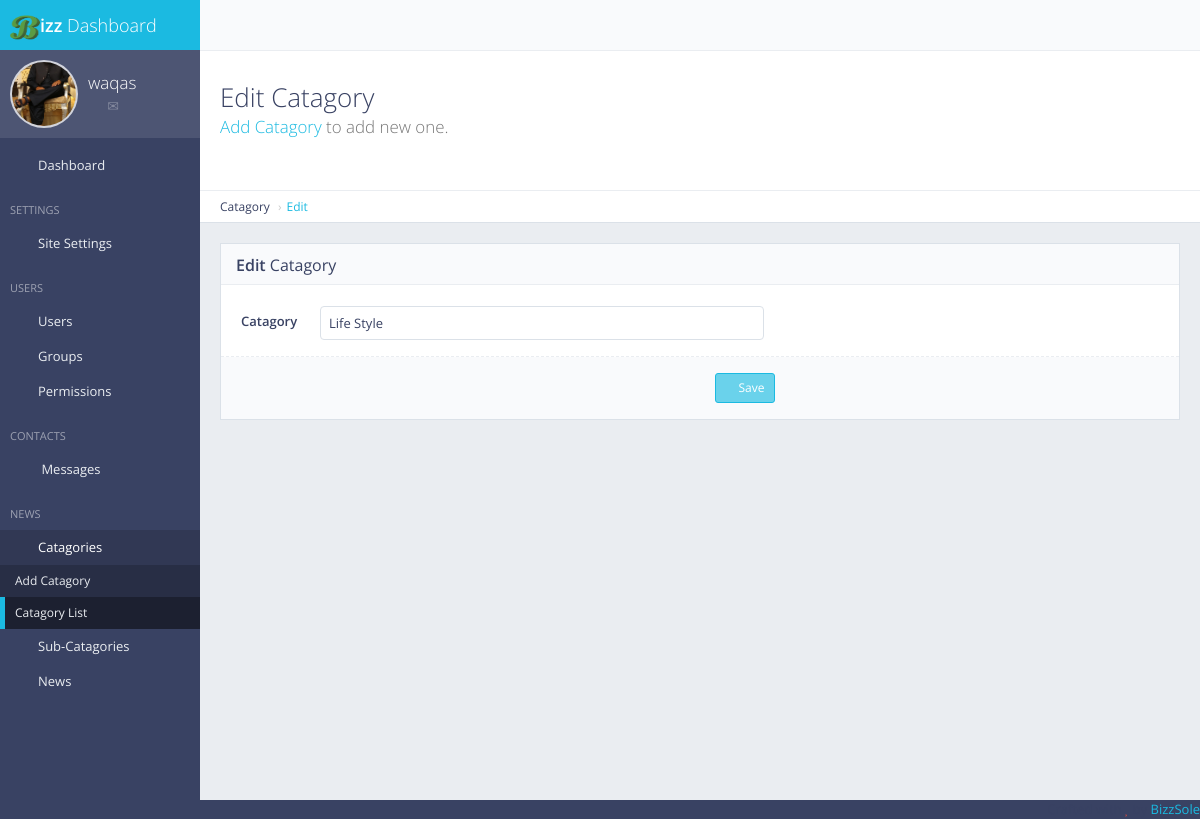
/panel/catagory/edit/1 (signed in), run on the app's committed database.
### usermanager/models.py (models this page shows, shortened)
class Usermanager(models.Model):
    class Userstatus(models.TextChoices):
        Active = 'Active'
        Inactive = 'Inactive'
    username = models.CharField(max_length=50)
    user_firstname = models.CharField(max_length=30)
    user_lastname = models.CharField(max_length=30)
    user_email = models.EmailField()
    user_contact = models.CharField(max_length=50)
    user_biography = models.TextField()
    user_address = models.TextField()
    user_doj = models.DateTimeField(default=datetime.now)
    user_image = models.ImageField(upload_to='pics', default='media/pics/avatar.jpg')
    user_status = models.CharField(max_length=8, choices=Userstatus.choices, default=Userstatus.Active)
    user_posts = models.IntegerField(default=0)

### catagory/models.py (models this page shows, shortened)
class Catagory(models.Model):
    catagory = models.CharField(max_length=50)
    news_count = models.IntegerField(default=0)

### catagory/views.py (the view)
# urls.py: path('panel/catagory/edit/<pk>', views.catagory_edit, name='catagory_edit')
def catagory_edit(request, pk):
    if not request.user.is_authenticated:
        return redirect('mylogin')
    catagory = Catagory.objects.get(pk=pk)
    if request.method == 'POST':
        save_catagory(request, 'edit', pk)
        if error_message != '':
            return error(request, error_message)
        else:
            return redirect('catagory_list')
    return render(request, 'catagory_edit.html', {
        'site_name':site_name,
        'site_icon':site_icon,
        'catagory':catagory,
        'unread_contacts':unread_contacts,
        'user_name':request.user.username,
        'activeuser':Usermanager.objects.filter(username=request.user.username)
        })

### main/templatetags/access_permission.py (called while the page is built)
@register.filter(name='has_group')
def has_group(user, group_name):
    return user.groups.filter(name=group_name).exists()

### templates/catagory_edit.html (shortened to what this page needs)
{% extends 'panelmaster.html' %}
{% load static %}
{% block mainblock %}
<div class="content-header">
    <div class="header-section">
        <h1>
            <i class="fa fa-table"></i>Edit Catagory<br><small><p><a href="/panel/catagory/add">Add Catagory</a> to add new one.</p></small>
        </h1>
    </div>
</div>
<ul class="breadcrumb breadcrumb-top">
    <li>Catagory</li>
    <li><a href="">Edit</a></li>
</ul>
<div class="row">
    <div class="col-md-12">
        <div class="block">
            <div class="block-title">
                <h2><strong>Edit</strong> Catagory</h2>
            </div>
            <form action="{% url 'catagory_edit' pk=catagory.pk %}" method="post" enctype="multipart/form-data" class="form-horizontal form-bordered">
                <div class="form-group">
                    <label class="col-md-1 control-label" for="catagory_name">Catagory</label>
                    <div class="col-md-6">
                        <input type="text" value="{{catagory.catagory}}" id="catagory_name" name="catagory_name" class="form-control" placeholder="Catagory name">
                    </div>
                </div>
                <div class="form-group form-actions">
                    <div class="col-md-9 col-md-offset-6">
                        <button type="submit" class="btn btn-sm btn-primary"><i class="fa fa-angle-right"></i> Save</button>
                    </div>
                </div>
            </form>
        </div>
    </div>
</div>
</div>
{% endblock %}

### templates/panelmaster.html (shortened to what this page needs)
{% load static %}
{% load access_permission %}
<!DOCTYPE html>
 <html class="no-js" lang="en">
    <head>
        <link rel="stylesheet" href="{% static 'panel/css/bootstrap.min.css' %}">
        <link rel="stylesheet" href="{% static 'panel/css/plugins.css' %}">
        <link rel="stylesheet" href="{% static 'panel/css/main.css' %}">
        <link rel="stylesheet" href="{% static 'panel/css/themes.css' %}">
    </head>
    <body>
        <div id="page-wrapper">
            <div id="page-container" class="sidebar-partial sidebar-visible-lg sidebar-no-animations">
                <div id="sidebar">
                    <div id="sidebar-scroll">
                        <div class="sidebar-content">
                            <a href="" class="sidebar-brand">
                                <img style="width:30px; height:25px;" src="{{site_icon.url}}" alt="Bizz"></i><span class="sidebar-nav-mini-hide"><strong>izz </strong>Dashboard</span>
                            </a>
                            <div class="sidebar-section sidebar-user clearfix sidebar-nav-mini-hide">
                                <div class="sidebar-user-avatar">
                                    <a href="#">
                                        {% for activeuser in activeuser %}
                                        <img style="object-fit:cover;" src="{{activeuser.user_image.url}}" alt="user image">
                                        {% endfor %}
                                    </a>
                                </div>
                                <div class="sidebar-user-name">{{user_name}}</div>
                                <div class="sidebar-user-links">
                                    <a href="page_ready_user_profile.html" data-toggle="tooltip" data-placement="bottom" title="Profile"><i class="gi gi-user"></i></a>
                                    <a href="page_ready_inbox.html" data-toggle="tooltip" data-placement="bottom" title="Messages"><i class="gi gi-envelope"></i></a>
                                    <a href="javascript:void(0)" class="enable-tooltip" data-placement="bottom" title="Settings" onclick="$('#modal-user-settings').modal('show');"><i class="gi gi-cogwheel"></i></a>
                                    <a href="/login" data-toggle="tooltip" data-placement="bottom" title="Logout"><i class="gi gi-exit"></i></a>
                                </div>
                            </div>
                            <ul class="sidebar-nav">
                                <li>
                                    <a id="dashboard" href="/panel/"><i class="gi gi-stopwatch sidebar-nav-icon"></i><span class="sidebar-nav-mini-hide">Dashboard</span></a>
                                </li>
                                {% if request.user|has_group:'Super User' %}
                                <li class="sidebar-header">
                                    <span class="sidebar-header-title">Settings</span>
                                </li>
                                <li>
                                    <a id="site_settings" href="/panel/settings"><i class="gi gi-show_big_thumbnails sidebar-nav-icon"></i><span>Site Settings</span></a>
                                </li>
                                {% endif %}
                                {% if request.user|has_group:'Super User' %}
                                <li class="sidebar-header">
                                    <span class="sidebar-header-title">Users</span>
                                </li>
                                <li>
                                    <a id="user_list" href="/panel/users/list"><i class="gi gi-show_big_thumbnails sidebar-nav-icon"></i><span>Users</span></a>
                                </li>
                                <li>
                                    <a id="user_group" href="/panel/users/groups"><i class="gi gi-show_big_thumbnails sidebar-nav-icon"></i><span>Groups</span></a>
                                </li>
                                <li>
                                    <a id="permissions" href="/panel/users/permissions"><i class="gi gi-show_big_thumbnails sidebar-nav-icon"></i><span>Permissions</span></a>
                                </li>
                                {% endif %}
                                {% if request.user|has_group:'Super User' %}
                                <li class="sidebar-header">
                                    <span class="sidebar-header-title">Contacts</span>
                                </li>
                                <li>
                                    <a id="messages" href="/contact/list"><i class="gi gi-show_big_thumbnails sidebar-nav-icon"></i>
                                    {% if unread_contacts == 0 %}
                                    <span>Messages</span></a>
                                    {% else %}
                                    <span>Messages</span>
                                    <span class="label label-info">{{unread_contacts}}</span></a>
                                    {% endif %}
                                </li>
                                {% endif %}
                                <li class="sidebar-header">
                                    <span class="sidebar-header-title">News</span>
                                </li>
                                {% if request.user|has_group:'Super User' %}
                                <li id="catagory">
                                    <a href="#" class="sidebar-nav-menu"><i class="fa fa-angle-left sidebar-nav-indicator sidebar-nav-mini-hide"></i><i class="gi gi-show_big_thumbnails sidebar-nav-icon"></i><span class="sidebar-nav-mini-hide">Catagories</span></a>
                                    <ul>
                                        <li>
                                            <a id="add_catagory" href="/panel/catagory/add">Add Catagory</a>
                                        </li>
                                        <li>
                                            <a id="catagory_list" href="/panel/catagory/list">Catagory List</a>
                                        </li>
                                    </ul>
                                </li>
                                {% endif %}
                                {% if request.user|has_group:'Super User' %}
                                <li id="subcatagory">
                                    <a href="#" class="sidebar-nav-menu"><i class="fa fa-angle-left sidebar-nav-indicator sidebar-nav-mini-hide"></i><i class="gi gi-show_big_thumbnails sidebar-nav-icon"></i><span class="sidebar-nav-mini-hide">Sub-Catagories</span></a>
                                </li>
                                {% endif %}
                                <li id="news">
                                    <a href="#" class="sidebar-nav-menu"><i class="fa fa-angle-left sidebar-nav-indicator sidebar-nav-mini-hide"></i><i class="gi gi-show_big_thumbnails sidebar-nav-icon"></i><span class="sidebar-nav-mini-hide">News</span></a>
                                </li>
                            </ul>
                        </div>
                    </div>
                </div>
                <div id="main-container">
                    <header class="navbar navbar-default">
                        <ul class="nav navbar-nav-custom">
                            <li>
                                <a href="javascript:void(0)" onclick="App.sidebar('toggle-sidebar');this.blur();">
                                    <i class="fa fa-bars fa-fw"></i>
                                </a>
                            </li>
                            <li class="dropdown">
                                <a href="javascript:void(0)" class="dropdown-toggle" data-toggle="dropdown">
                                    <i class="gi gi-settings"></i>
                                </a>
                            </li>
                        </ul>
                    </header>
                    <div id="page-content">
                        {% block mainblock %}
                        {% endblock %}
                    </div>
                    <footer class="clearfix">
                        <div class="pull-right">
                            Crafted with <i class="fa fa-heart text-danger"></i> by <a href="https://bizzsole.com" target="_blank">BizzSole</a>
                        </div>
                    </footer>
                </div>
            </div>
    </body>
</html>

### data on the page
Usermanager: user_image (picture)
Catagory: catagory_name "Life Style"

### other printed values
{{ user_name }} "waqas"
